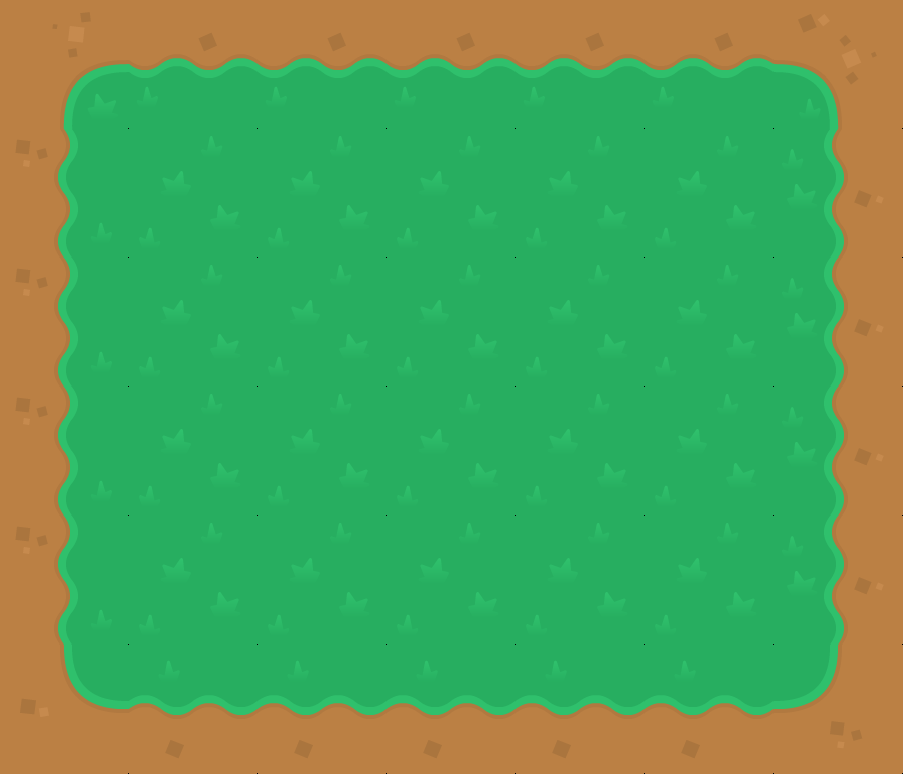

A 2D game scene composited from a Tiled map and its tileset images. What follows is a short description and the map's XML, with every tile layer's data as written:
An orthogonal 7x6 tile map with 129x129 px tiles, 2 tile layers (Grass, Wall) and 4 objects.

<map version="1.0" tiledversion="1.1.2" orientation="orthogonal" renderorder="right-down" width="7" height="6" tilewidth="129" tileheight="129" infinite="0" nextobjectid="21">
 <tileset firstgid="1" source="tileset.tsx" />
 <layer name="Grass" width="7" height="6">
  <data encoding="csv">
0,0,0,0,0,0,0,
0,70,70,70,70,70,0,
0,70,70,70,70,70,0,
0,70,70,70,70,70,0,
0,70,70,70,70,70,0,
0,0,0,0,0,0,0
</data>
 </layer>
 <objectgroup name="WallObject">
  <object id="17" x="0" y="693.6" width="901.449" height="83.2517" />
  <object id="18" x="0" y="-2.58783" width="68.5602" height="779.438" />
  <object id="19" x="2.01282" y="17.6025" width="894.543" height="93.046" />
  <object id="20" x="786.98" y="2.88523" width="97.9432" height="780.481" />
 </objectgroup>
 <layer name="Wall" width="7" height="6">
  <data encoding="csv">
39,8,8,8,8,8,441,
318,0,0,0,0,0,256,
318,0,0,0,0,0,256,
318,0,0,0,0,0,256,
318,0,0,0,0,0,256,
163,132,132,132,132,132,101
</data>
 </layer>
</map>
